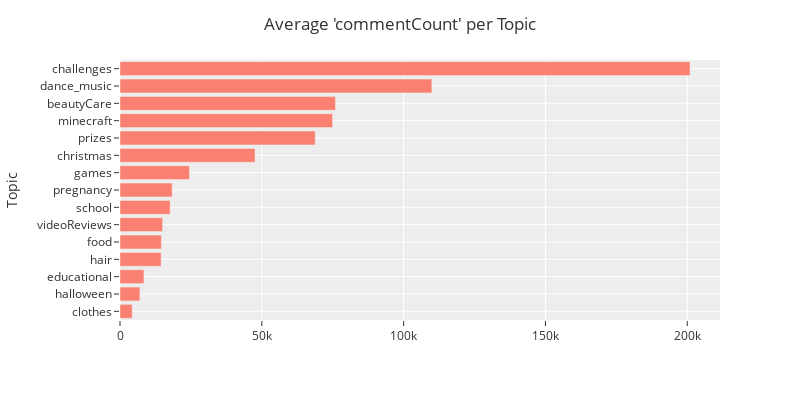

Source (notebook cell):
### Code cell
column = 'commentCount'
# plt.figure(figsize=(8,6))
# df.groupby('topic')[column].mean().sort_values().plot(kind='barh', color='#d14949')
# plt.title(f"Average '{column}' per Topic")
# plt.ylabel('Topic', fontsize=12)
# plt.grid(color='#948789', linestyle='-.', linewidth=0.1);

fig = px.bar(df.groupby('topic')[column].mean().sort_values(), orientation='h')
fig.update_layout(hovermode='closest', title_text=f"Average '{column}' per Topic", \
                  barmode='stack', yaxis={'categoryorder':'total ascending'}, width=800, height=400, template='ggplot2')
fig.update_traces(marker_color='#fa8072')
fig.update_layout(showlegend=False)
fig.update_xaxes(title_text="")
fig.update_yaxes(title='Topic')
fig.show()

### Figure 1 — Plotly figure (JSON) as saved in the notebook; plotly's stock layout.template omitted (floating-point values rounded to 4 significant figures)
{"data": [{"alignmentgroup": "True", "hovertemplate": "variable=commentCount<br>value=%{x}<br>topic=%{y}<extra></extra>", "legendgroup": "commentCount", "marker": {"color": "#fa8072", "pattern": {"shape": ""}}, "name": "commentCount", "offsetgroup": "commentCount", "orientation": "h", "showlegend": true, "textposition": "auto", "type": "bar", "x": [4294.0, 7011.0, 8445.0, 14490.0, 14600.0, 15010.0, 17660.0, 18390.0, 24500.0, 47600.0, 68830.0, 74930.0, 75960.0, 110000.0, 201000.0], "xaxis": "x", "y": ["clothes", "halloween", "educational", "hair", "food", "videoReviews", "school", "pregnancy", "games", "christmas", "prizes", "minecraft", "beautyCare", "dance_music", "challenges"], "yaxis": "y"}], "layout": {"barmode": "stack", "height": 400, "hovermode": "closest", "legend": {"title": {"text": "variable"}, "tracegroupgap": 0}, "margin": {"t": 60}, "showlegend": false, "title": {"text": "Average 'commentCount' per Topic"}, "width": 800, "xaxis": {"anchor": "y", "autorange": true, "domain": [0, 1], "range": [0, 211500.0], "title": {"text": ""}, "type": "linear"}, "yaxis": {"anchor": "x", "autorange": true, "categoryorder": "total ascending", "domain": [0, 1], "range": [-0.5, 14.5], "title": {"text": "Topic"}, "type": "category"}}}
